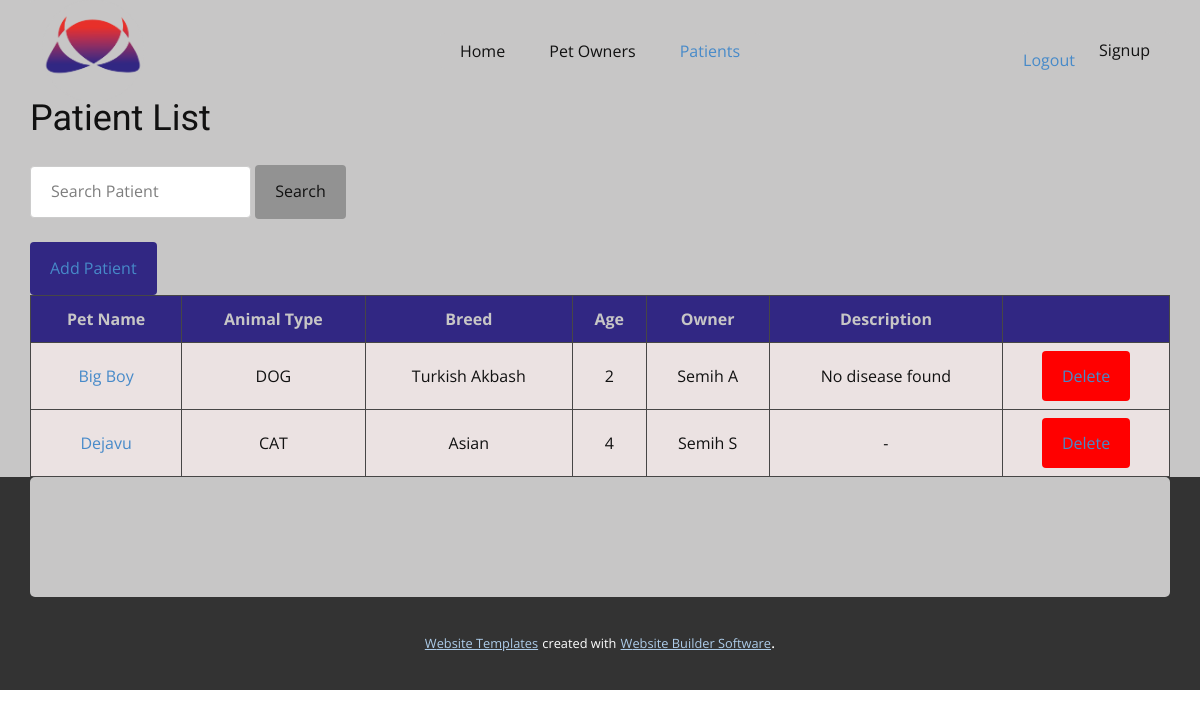
/patient/list (signed in), run on the app's committed database.
### manager/models.py (models this page shows, shortened)
class Patient(models.Model):
    DOG = 'DOG'
    CAT = 'CAT'
    BIRD = 'BIRD'
    FISH = 'FISH'
    OTHER = 'OTHER'
    ANIMAL_TYPE_CHOICES = [
        (DOG, 'Dog'),
        (CAT, 'Cat'),
        (BIRD, 'Bird'),
        (FISH, 'Fish'),
        (OTHER, 'Other'),
    ]
    animal_type = models.CharField(max_length=20, choices=ANIMAL_TYPE_CHOICES, default=OTHER)
    breed = models.CharField(max_length=200)
    pet_name = models.CharField(max_length=30)
    age = models.IntegerField(default=0)
    owner = models.ForeignKey(Owner, on_delete=models.CASCADE)
    description = models.CharField(max_length=1000)

class Owner(models.Model):
    first_name = models.CharField(max_length=30)
    last_name = models.CharField(max_length=30)
    phone = models.CharField(max_length=30)
    email = models.CharField(max_length=30)
    def __str__(self):
        return self.first_name + " " + self.last_name

### manager/views.py (the view)
# urls.py: path('patient/list', views.PatientList.as_view(), name="patientlist"),
class PatientList(LoginRequiredMixin, ListView):
    model = Patient

### vetogram/context_processors.py (called while the page is built)
def get_authenticatestatus(request):
    if request.user.is_authenticated:
        no_msgs = True
    else:
        no_msgs = False
    return {
        'is_authenticated' : no_msgs
    }

### manager/templates/manager/patient_list.html (shortened to what this page needs)
{% extends './navbar.html' %}
{% block content %}
<h2>Patient List</h2>
<form  action="{% url 'patientsearch' %}" method="get">
  <input type="text" name="q" placeholder="Search Patient">
  <button type="submit" style="background-color:#929292" >Search</button>
</form>
<a href="{% url 'patientcreate' %}"><button>Add Patient</button></a>
<table id="patients">
  <tr>
    <th>Pet Name</th>
    <th>Animal Type</th>
      <th>Breed</th>
      <th>Age</th>
      <th>Owner</th>
      <th>Description</th>
      <th> </th>
  </tr>
  {% for patient in patient_list %}
  <tr>
  <tr>
      <td><a href="{% url 'patientupdate' patient.id %}">{{ patient.pet_name }}</a></td>
      <td>{{ patient.animal_type }}</td>
      <td>{{ patient.breed }}</td>
      <td>{{ patient.age }}</td>
      <td>{{ patient.owner }}</td>
      <td>{{ patient.description }}</td>
      <td><a href="{% url 'patientdelete' patient.id %}"><button style="background-color:red">Delete</button></a></td>
  </tr>
  {% endfor %}
</table>
{% endblock %}

### manager/templates/manager/navbar.html (style rules this page uses)
body { font-family: Arial, Helvetica, sans-serif; }
table { border-collapse: collapse; width: 100%; }
td, th { border: 1px solid rgb(71, 70, 70); padding: 8px; background-color: rgb(235, 226, 226); text-align: center; }
tr:nth-child(even) { background-color: #f2f2f2; }
th { padding-top: 12px; padding-bottom: 12px; text-align: center; background-color: #312783; color: #c7c6c6; }
input[type="text"], input[type="password"], select { padding: 12px 20px; margin: 8px 0; display: inline-block; border: 1px solid #ccc; border-radius: 4px; box-sizing: border-box; }
button, input[type="submit"] { background-color: #312783; color: white; padding: 14px 20px; margin: 8px 0; border: none; border-radius: 4px; cursor: pointer; }

### data on the page
Patient: pet_name "Big Boy", animal_type "DOG", breed "Turkish Akbash", age "2", owner "Semih A", description "No disease found"
Patient: pet_name "Dejavu", animal_type "CAT", breed "Asian", age "4", owner "Semih S", description "-"
